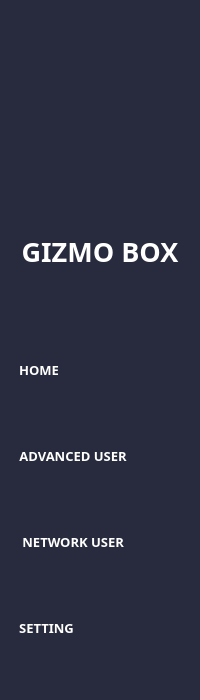
       <widget class="QFrame" name="contentLeft">
        <property name="minimumSize">
         <size>
          <width>200</width>
          <height>700</height>
         </size>
        </property>
        <property name="maximumSize">
         <size>
          <width>400</width>
          <height>720</height>
         </size>
        </property>
        <property name="sizeIncrement">
         <size>
          <width>200</width>
          <height>700</height>
         </size>
        </property>
        <property name="baseSize">
         <size>
          <width>200</width>
          <height>700</height>
         </size>
        </property>
        <property name="cursor">
         <cursorShape>ArrowCursor</cursorShape>
        </property>
        <property name="layoutDirection">
         <enum>Qt::LeftToRight</enum>
        </property>
        <property name="styleSheet">
         <string notr="true">background-color: rgba(40,43,61,255);
border-radius: 5px;</string>
        </property>
        <property name="frameShape">
         <enum>QFrame::StyledPanel</enum>
        </property>
        <property name="frameShadow">
         <enum>QFrame::Raised</enum>
        </property>
        <layout class="QVBoxLayout" name="verticalLayout_3">
         <property name="spacing">
          <number>0</number>
         </property>
         <property name="leftMargin">
          <number>10</number>
         </property>
         <property name="topMargin">
          <number>0</number>
         </property>
         <property name="rightMargin">
          <number>10</number>
         </property>
         <property name="bottomMargin">
          <number>0</number>
         </property>
         <item>
          <widget class="QGroupBox" name="menus">
           <property name="minimumSize">
            <size>
             <width>0</width>
             <height>680</height>
            </size>
           </property>
           <property name="maximumSize">
            <size>
             <width>500</width>
             <height>900</height>
            </size>
           </property>
           <property name="baseSize">
            <size>
             <width>500</width>
             <height>500</height>
            </size>
           </property>
           <layout class="QVBoxLayout" name="verticalLayout_4">
            <item alignment="Qt::AlignHCenter">
             <widget class="QLabel" name="label_logo">
              <property name="minimumSize">
               <size>
                <width>96</width>
                <height>96</height>
               </size>
              </property>
              <property name="maximumSize">
               <size>
                <width>96</width>
                <height>96</height>
               </size>
              </property>
              <property name="font">
               <font>
                <family>Bahnschrift SemiBold</family>
                <pointsize>10</pointsize>
                <weight>75</weight>
                <bold>true</bold>
               </font>
              </property>
              <property name="styleSheet">
               <string notr="true">background-image: url(D:/ISAN Security Gizmo Box/assets/icons/icons8-stan-marsh-96.png);</string>
              </property>
              <property name="text">
               <string/>
              </property>
              <property name="pixmap">
               <pixmap>../../Downloads/icons8-stan-marsh-96.png</pixmap>
              </property>
              <property name="scaledContents">
               <bool>true</bool>
              </property>
              <property name="alignment">
               <set>Qt::AlignCenter</set>
              </property>
              <property name="margin">
               <number>0</number>
              </property>
             </widget>
            </item>
            <item>
             <widget class="QLabel" name="label_gizmo">
              <property name="maximumSize">
               <size>
                <width>200</width>
                <height>100</height>
               </size>
              </property>
              <property name="sizeIncrement">
               <size>
                <width>200</width>
                <height>100</height>
               </size>
              </property>
              <property name="baseSize">
               <size>
                <width>200</width>
                <height>100</height>
               </size>
              </property>
              <property name="font">
               <font>
                <family>Bahnschrift SemiBold</family>
                <pointsize>20</pointsize>
                <weight>75</weight>
                <bold>true</bold>
               </font>
              </property>
              <property name="cursor">
               <cursorShape>ArrowCursor</cursorShape>
              </property>
              <property name="styleSheet">
               <string notr="true">color: rgb(255, 255, 255);</string>
              </property>
              <property name="text">
               <string>GIZMO BOX</string>
              </property>
              <property name="alignment">
               <set>Qt::AlignCenter</set>
              </property>
             </widget>
            </item>
            <item alignment="Qt::AlignLeft">
             <widget class="QPushButton" name="btn_home">
              <property name="minimumSize">
               <size>
                <width>0</width>
                <height>35</height>
               </size>
              </property>
              <property name="maximumSize">
               <size>
                <width>200</width>
                <height>35</height>
               </size>
              </property>
              <property name="font">
               <font>
                <family>Bahnschrift SemiBold</family>
                <pointsize>10</pointsize>
                <weight>75</weight>
                <bold>true</bold>
               </font>
              </property>
              <property name="cursor">
               <cursorShape>PointingHandCursor</cursorShape>
              </property>
              <property name="styleSheet">
               <string notr="true"> QPushButton{
        border-radius: 5px;
		color: rgb(255, 255, 255);
    }
 QPushButton{
        border-radius: 10px;
    }
QPushButton:hover {
	 border-radius: 10px;
     background-color: rgba(52,53,65,255);
    
}
QPushButton:pressed {
	color:  rgba(0,143,255,255);
}
</string>
              </property>
              <property name="text">
               <string>HOME</string>
              </property>
              <property name="icon">
               <iconset>
                <normaloff>../icons/icon-home.png</normaloff>../icons/icon-home.png</iconset>
              </property>
              <property name="iconSize">
               <size>
                <width>25</width>
                <height>25</height>
               </size>
              </property>
             </widget>
            </item>
            <item alignment="Qt::AlignLeft">
             <widget class="QPushButton" name="btn_advanceUser">
              <property name="minimumSize">
               <size>
                <width>0</width>
                <height>35</height>
               </size>
              </property>
              <property name="maximumSize">
               <size>
                <width>200</width>
                <height>35</height>
               </size>
              </property>
              <property name="font">
               <font>
                <family>Bahnschrift SemiBold</family>
                <pointsize>10</pointsize>
                <weight>75</weight>
                <bold>true</bold>
               </font>
              </property>
              <property name="cursor">
               <cursorShape>PointingHandCursor</cursorShape>
              </property>
              <property name="styleSheet">
               <string notr="true"> QPushButton{
        border-radius: 5px;
		color: rgb(255, 255, 255);
    }
 QPushButton{
        border-radius: 10px;
    }
QPushButton:hover {
	 border-radius: 10px;
     background-color: rgba(52,53,65,255);
    
}
QPushButton:pressed {
	color:  rgba(0,143,255,255);
}
</string>
              </property>
              <property name="text">
               <string>ADVANCED USER</string>
              </property>
              <property name="icon">
               <iconset>
                <normaloff>../icons/icon-advanceUser.png</normaloff>../icons/icon-advanceUser.png</iconset>
              </property>
              <property name="iconSize">
               <size>
                <width>25</width>
                <height>25</height>
               </size>
              </property>
             </widget>
            </item>
            <item alignment="Qt::AlignLeft">
             <widget class="QPushButton" name="btn_networkUser">
              <property name="minimumSize">
               <size>
                <width>0</width>
                <height>35</height>
               </size>
              </property>
              <property name="maximumSize">
               <size>
                <width>200</width>
                <height>35</height>
               </size>
              </property>
              <property name="font">
               <font>
                <family>Bahnschrift SemiBold</family>
                <pointsize>10</pointsize>
                <weight>75</weight>
                <bold>true</bold>
               </font>
              </property>
              <property name="cursor">
               <cursorShape>PointingHandCursor</cursorShape>
              </property>
              <property name="styleSheet">
               <string notr="true"> QPushButton{
        border-radius: 5px;
		color: rgb(255, 255, 255);
    }
 QPushButton{
        border-radius: 10px;
    }
QPushButton:hover {
	 border-radius: 10px;
     background-color: rgba(52,53,65,255);
    
}
QPushButton:pressed {
	color:  rgba(0,143,255,255);
}
</string>
              </property>
              <property name="text">
               <string> NETWORK USER</string>
              </property>
              <property name="icon">
               <iconset>
                <normaloff>../icons/icon-networkUser.png</normaloff>../icons/icon-networkUser.png</iconset>
              </property>
              <property name="iconSize">
               <size>
                <width>25</width>
                <height>25</height>
               </size>
              </property>
             </widget>
            </item>
            <item alignment="Qt::AlignLeft">
             <widget class="QPushButton" name="btn_setting">
              <property name="sizePolicy">
               <sizepolicy hsizetype="Minimum" vsizetype="Fixed">
                <horstretch>0</horstretch>
                <verstretch>0</verstretch>
               </sizepolicy>
              </property>
              <property name="minimumSize">
               <size>
                <width>0</width>
                <height>35</height>
               </size>
              </property>
              <property name="maximumSize">
               <size>
                <width>200</width>
                <height>35</height>
               </size>
              </property>
              <property name="font">
               <font>
                <family>Bahnschrift SemiBold</family>
                <pointsize>10</pointsize>
                <weight>75</weight>
                <bold>true</bold>
               </font>
              </property>
              <property name="cursor">
               <cursorShape>PointingHandCursor</cursorShape>
              </property>
              <property name="styleSheet">
               <string notr="true"> QPushButton{
        border-radius: 5px;
		color: rgb(255, 255, 255);
    }
 QPushButton{
        border-radius: 10px;
    }
QPushButton:hover {
	 border-radius: 10px;
     background-color: rgba(52,53,65,255);
    
}
QPushButton:pressed {
	color:  rgba(0,143,255,255);
}
</string>
              </property>
              <property name="text">
               <string>SETTING</string>
              </property>
              <property name="icon">
               <iconset>
                <normaloff>../icons/icon-setting.png</normaloff>../icons/icon-setting.png</iconset>
              </property>
              <property name="iconSize">
               <size>
                <width>25</width>
                <height>25</height>
               </size>
              </property>
             </widget>
            </item>
           </layout>
          </widget>
         </item>
        </layout>
       </widget>
